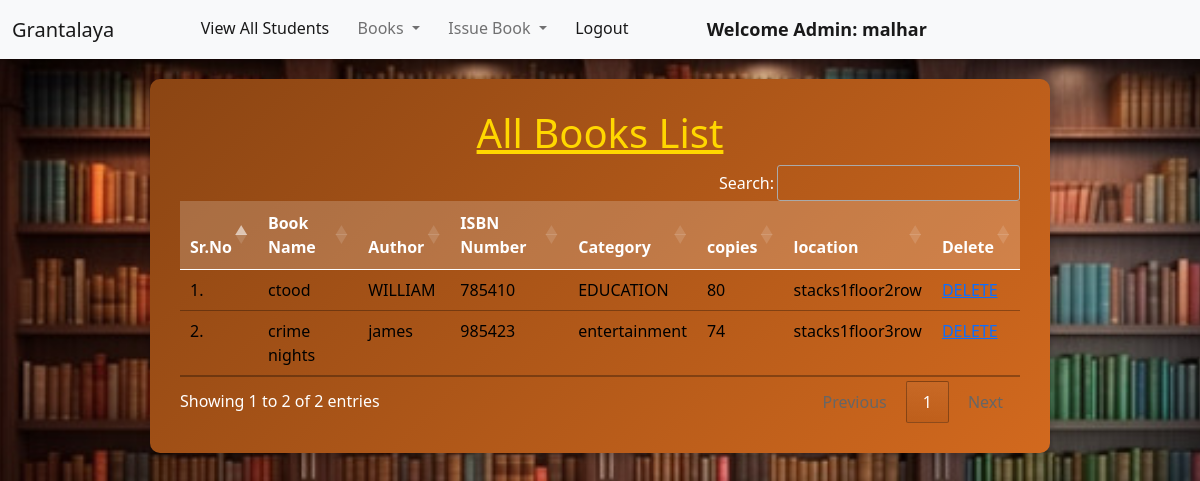
Page /view_books/ (signed in) on the committed database.
### library/models.py (models this page shows, shortened)
class Book(models.Model):
    name = models.CharField(max_length=200)
    author = models.CharField(max_length=200)
    isbn = models.PositiveIntegerField()
    category = models.CharField(max_length=50)
    copies = models.IntegerField(null=True, blank=True)
    location=models.CharField(max_length=200)

### library/views.py (the view)
# urls.py: path("view_books/", views.view_books, name="view_books"),
@login_required(login_url = '/admin_login')
def view_books(request):
    books = Book.objects.all()
    return render(request, "view_books.html", {'books':books})

### library/templates/view_books.html (shortened to what this page needs)
{% extends 'admin_navbar.html' %}
{% load static %}
{% block body %}
<div class="table-container">
    <h1 class="text-center"><u>All Books List</u></h1>
    <table class="table table-hover" id="example">
        <thead>
            <tr>
                <th>Sr.No</th>
                <th>Book Name</th>
                <th>Author</th>
                <th>ISBN Number</th>
                <th>Category</th>
                <th>copies</th>
                <th>location</th>
                 <th>Delete</th>
            </tr>
        </thead>
        <tbody>
            {% for book in books %}
            <tr>
                <td>{{forloop.counter}}.</td>
                <td>{{book.name}}</td>
                <td>{{book.author}}</td>
                <td>{{book.isbn}}</td>
                <td>{{book.category}}</td>
                <td>{{book.copies}}</td>
                  <td>{{book.location}}</td>
                <td>
                      <a href="{% url 'delete_book' book.id %}">DELETE</a>
                </td>
            </tr>
            {% endfor %}
        </tbody>
    </table>
</div>
{% endblock %}

### library/templates/admin_navbar.html (shortened to what this page needs)
<!doctype html>
<html lang="en">
  <head>
    <link href="https://cdn.jsdelivr.net/npm/bootstrap@5.1.0/dist/css/bootstrap.min.css" rel="stylesheet">
    <link rel="stylesheet" href="https://cdn.datatables.net/1.10.25/css/jquery.dataTables.min.css">
    <link rel="stylesheet" href="https://cdn.datatables.net/buttons/1.7.1/css/buttons.dataTables.min.css">
  </head>
  <body>
    <nav class="navbar navbar-expand-lg navbar-light bg-light">
        <div class="container-fluid">
          <a class="navbar-brand" href="#">Grantalaya </a>
          <div class="collapse navbar-collapse" id="navbarSupportedContent">
            <ul class="navbar-nav me-auto mb-2 mb-lg-0">
              <li class="nav-item">
                <a class="nav-link active" aria-current="page" href="/view_students/">View All Students</a>
              </li>
              <li class="nav-item dropdown">
                <a class="nav-link dropdown-toggle" href="#" id="navbarDropdown" role="button" data-bs-toggle="dropdown" aria-expanded="false">
                  Books
                </a>
              </li>
              <li class="nav-item dropdown">
                <a class="nav-link dropdown-toggle" href="#" id="navbarDropdown" role="button" data-bs-toggle="dropdown" aria-expanded="false">
                  Issue Book
                </a>
              </li>
              <li class="nav-item">
                <a class="nav-link active" aria-current="page" href="/logout/">Logout</a>
              </li>
              <li class="nav-item">
                <a style="font-weight:600; font-family:'Segoe UI', Tahoma, Geneva, Verdana, sans-serif; font-size: large;" class="nav-link active" href="#">Welcome Admin: {{request.user}}</a>
              </li>
            </ul>
          </div>
        </div>
      </nav>
      {% block body %}
      {% endblock %}
  </body>
</html>

### rows in the picture
Book: name "ctood", author "WILLIAM", isbn "785410", category "EDUCATION", copies "80", location "stacks1floor2row"
Book: name "crime nights", author "james", isbn "985423", category "entertainment", copies "74", location "stacks1floor3row"

### other values in the picture
{{ request.user }} "malhar"
